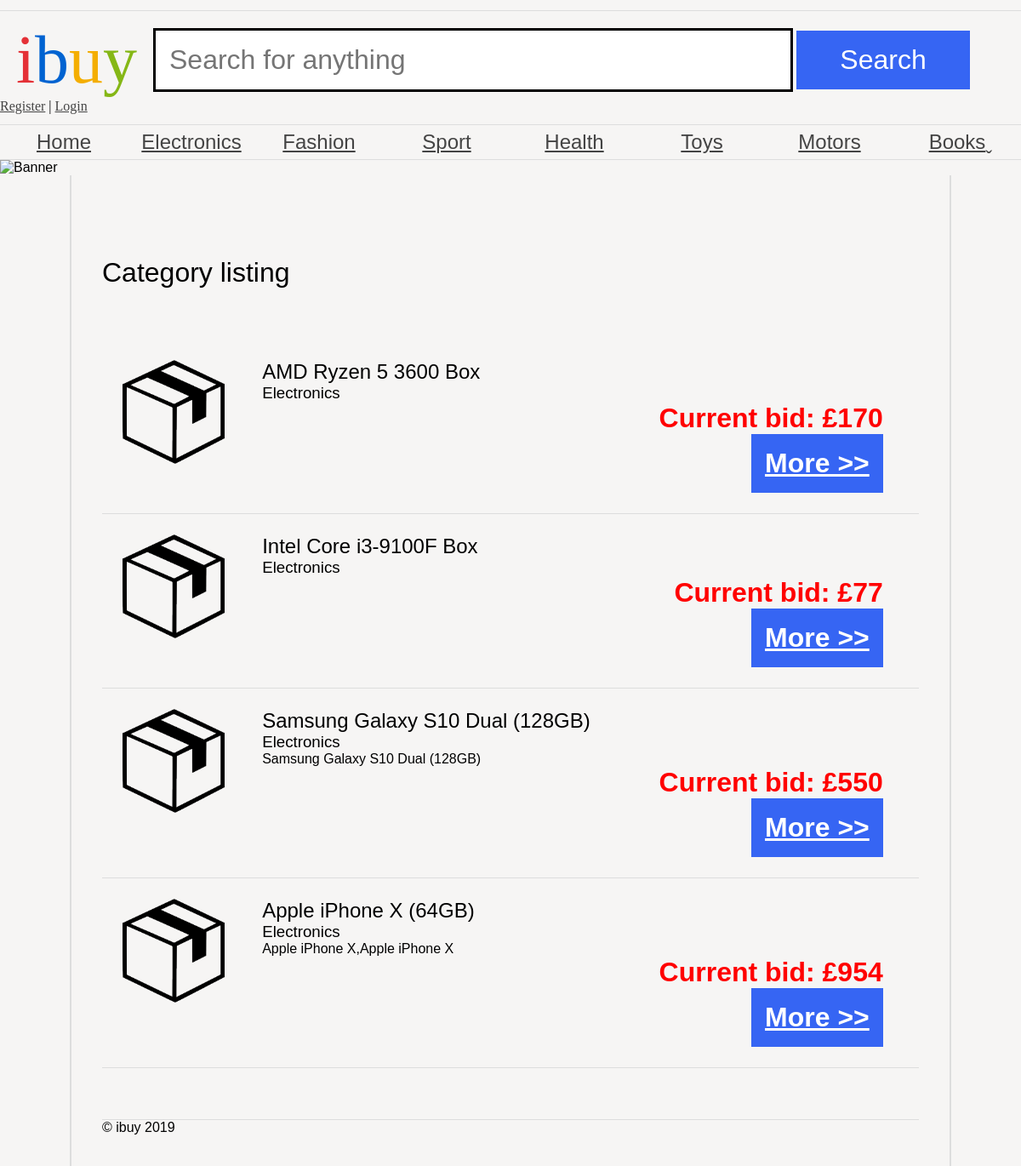
The page /default/public/as1/category_products.php?catid=7 on the database its author committed.
### tables this page shows
CREATE TABLE `categories` (
  `id` int(11) NOT NULL AUTO_INCREMENT,
  `name` varchar(255) NOT NULL,
  PRIMARY KEY (`id`)
);

CREATE TABLE `products` (
  `id` int(11) NOT NULL AUTO_INCREMENT,
  `name` varchar(100) NOT NULL,
  `description` text,
  `end_date` datetime NOT NULL,
  `user_id` int(11) NOT NULL,
  `price` float NOT NULL,
  `category_id` int(11) NOT NULL,
  PRIMARY KEY (`id`)
);

### default/public/as1/functions.php (called while the page is built, shortened)
<?php
function getCategories() {
	global $db;
	$stmt = $db->prepare('SELECT * FROM categories');
	$stmt->execute();
	return $stmt->fetchALL(PDO::FETCH_ASSOC);
}
function getCategoriesArray() {
	$arr = [];
	foreach(getCategories() as $cat) {
		$arr[$cat['id']] = $cat['name'];
	}
	return $arr;
}
function getLastAuctions($limit, $catid=0) {
	global $db;
	$where = empty($catid)?"":" Where category_id = :catid";
	$stmt = $db->prepare('SELECT * FROM products '.$where.' order by id desc limit '.$limit);
	$data = empty($catid)?[]:['catid'=>$catid];
	$stmt->execute($data);
	return $stmt->fetchALL(PDO::FETCH_ASSOC);
}

### default/public/as1/category_products.php (the view, shortened to what this page needs)
<?php
include 'header.php';
$products = getLastAuctions(10, $_GET['catid']);
$categories = getCategoriesArray();
?>
<h1>Category listing</h1>
<ul class="productList">
	<?php foreach($products as $p) { ?>
	<li>
		<img src="product.png" alt="<?=$p['name']?>">
		<article>
			<h2><?=$p['name']?></h2>
			<h3><?=$categories[$p['category_id']]?></h3>
			<p><?=$p['description']?></p>
			<p class="price">Current bid: £<?=$p['price']?></p>
			<a href="auction.php?id=<?=$p['id']?>" class="more">More &gt;&gt;</a>
		</article>
	</li>
	<?php } ?>
</ul>
<?php include 'footer.php'; ?>

### default/public/as1/header.php (shortened to what this page needs)
<?php
include 'connect.php';
include 'functions.php';
$userloggedin = false;
?>
<!DOCTYPE html>
<html>
	<head>
		<link rel="stylesheet" type="text/css" href="css/ibuy.css" />
	</head>
	<body>
		<header>
			<h1><span class="i">i</span><span class="b">b</span><span class="u">u</span><span class="y">y</span></h1>
			<form action="#">
				<input type="text" name="search" placeholder="Search for anything" />
				<input type="submit" name="submit" value="Search" />
			</form>
			<div style="display: block; float: right;">
				<?php if($userloggedin) { ?>
				<a href="logout.php">Logout</a> | <a href="auctions.php">Auctions</a>
				<?php } else { ?>
				<a href="register.php">Register</a> | <a href="login.php">Login</a>
				<?php } ?>
			</div>
		</header>
		<nav>
			<ul>
				<li><a href="index.php">Home</a></li>
				<?php foreach(getCategories() as $cat) { ?>
					<li><a href="category_products.php?catid=<?=$cat['id']?>"><?=$cat['name']?></a></li>
				<?php } ?>
			</ul>
		</nav>
		<img src="images/randombanner.php" alt="Banner" />
		<main>

### default/public/as1/css/ibuy.css (style rules this page uses)
* { margin: 0; padding: 0; }
body { font-family: 'Oxygen-Regular', sans-serif; background-color: #f6f5f4; max-width: 100vw; overflow-x: hidden; }
h1, h2, h3, h4 { font-weight: normal; }
a, a:visited { color: #444; }
header { margin-top: 1vw; font-family: 'Univers-Light-Normal'; display: grid; grid-template-columns: 15% 85%; align-items: center; padding-top: 1vw; padding-bottom: 1vw; border-top: 1px solid #ddd; border-bottom: 1px solid #ddd; }
header h1 { text-align: center; font-size: 5em; }
form { display: block; }
header form input[type=text] { border: 3px solid black; font-size: 2em; padding: 0.5em; width: 70% }
body > img { width: 100vw; }
header form input[type=submit] { background-color: #3665f3; color: white; width: 20%; font-size: 2em; padding: 0.5em; cursor: pointer; border: 0; }
header .i { color: #e43137; }
header .b { color: #0063d1; }
header .u { color: #f4ae01; }
header .y { color: #85b716; }
body > nav { border-bottom: 1px solid #ddd; }
body > nav ul li:last-child a:after { content: 'ˬ'; position: absolute; }
body > nav ul { display: flex; width: 100vw; list-style-type: none; }
body > nav ul li { flex: 1; }
body > nav ul li a { display: block; text-align: center; padding-top: 0.5vw; padding-bottom: 0.5vw; font-size: 1.5em; }
.productList { list-style-type: none; }
.productList li { padding: 2vw; border-bottom: 1px solid #ddd; display: grid; grid-template-columns: 18% 80%; }
.productList img { width: auto; display: block; max-width: 10vw; }
p.price { display: block; text-align: right; font-weight: bold; font-size: 2em; }
a.more { display: block; text-align: right; font-weight: bold; float: right; background-color: #3665f3; color: white; font-size: 2em; padding: 0.5em; cursor: pointer; }
main { padding: 3vw; display: block; overflow: hidden; width: 80vw; margin: auto; border-left: 2px solid #ddd; border-right: 2px solid #ddd; }
main h1 { margin-top: 5vw; margin-bottom: 5vw; }
.price { color: red; }

### rows shown on the page
categories: name "Electronics"
categories: name "Fashion"
categories: name "Sport"
categories: name "Health"
categories: name "Toys"
categories: name "Motors"
categories: name "Books"
products: name "AMD Ryzen 5 3600 Box", category "Electronics", price "170"
products: name "Intel Core i3-9100F Box", category "Electronics", price "77"
products: name "Samsung Galaxy S10 Dual (128GB)", category "Electronics", description "Samsung Galaxy S10 Dual (128GB)", price "550"
products: name "Apple iPhone X (64GB)", category "Electronics", description "Apple iPhone X,Apple iPhone X", price "954"
